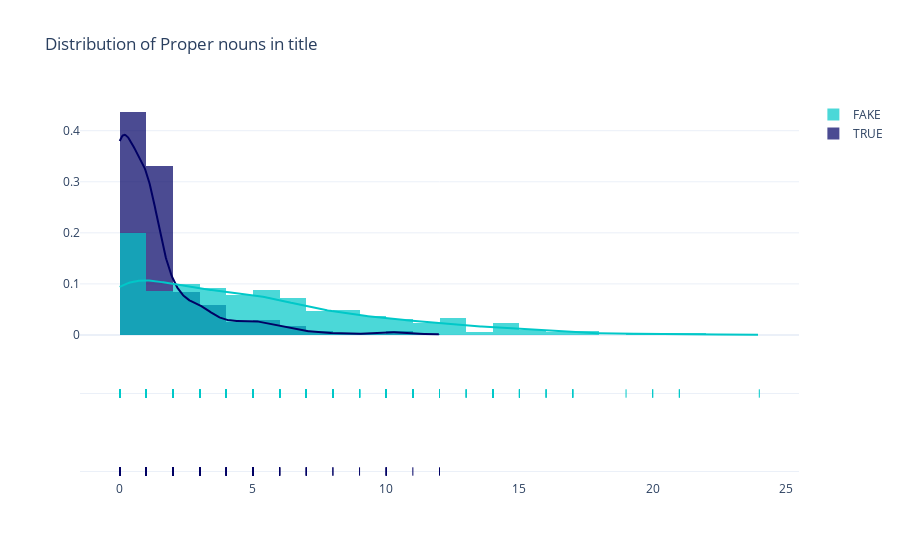

Source (notebook cell):
### Code cell
x1 = df.loc[df['label']=='TRUE']['NNP_title']
x2 = df.loc[df['label'] == 'FAKE']['NNP_title']

group_labels = ['TRUE', 'FAKE']

colors = ['rgb(0, 0, 100)', 'rgb(0, 200, 200)']

fig = ff.create_distplot(
    [x1, x2], group_labels,colors=colors)

fig.update_layout(title_text='Distribution of Proper nouns in title', template="plotly_white")
fig.show()

### Figure 1 — Plotly figure (JSON) as saved in the notebook; plotly's stock layout.template omitted (floating-point values rounded to 4 significant figures; data arrays with more than 128 entries replaced by an {"elided": "..."} marker saying what was removed)
{"data": [{"autobinx": false, "histnorm": "probability density", "legendgroup": "TRUE", "marker": {"color": "rgb(0, 0, 100)"}, "name": "TRUE", "opacity": 0.7, "type": "histogram", "x": {"elided": "586 int values"}, "xaxis": "x", "xbins": {"end": 12, "size": 1, "start": 0}, "yaxis": "y"}, {"autobinx": false, "histnorm": "probability density", "legendgroup": "FAKE", "marker": {"color": "rgb(0, 200, 200)"}, "name": "FAKE", "opacity": 0.7, "type": "histogram", "x": {"elided": "578 int values"}, "xaxis": "x", "xbins": {"end": 24, "size": 1, "start": 0}, "yaxis": "y"}, {"legendgroup": "TRUE", "marker": {"color": "rgb(0, 0, 100)"}, "mode": "lines", "name": "TRUE", "showlegend": false, "type": "scatter", "x": {"elided": "500 float values"}, "xaxis": "x", "y": {"elided": "500 float values"}, "yaxis": "y"}, {"legendgroup": "FAKE", "marker": {"color": "rgb(0, 200, 200)"}, "mode": "lines", "name": "FAKE", "showlegend": false, "type": "scatter", "x": {"elided": "500 float values"}, "xaxis": "x", "y": {"elided": "500 float values"}, "yaxis": "y"}, {"legendgroup": "TRUE", "marker": {"color": "rgb(0, 0, 100)", "symbol": "line-ns-open"}, "mode": "markers", "name": "TRUE", "showlegend": false, "type": "scatter", "x": {"elided": "586 int values"}, "xaxis": "x", "y": {"elided": "586 str values"}, "yaxis": "y2"}, {"legendgroup": "FAKE", "marker": {"color": "rgb(0, 200, 200)", "symbol": "line-ns-open"}, "mode": "markers", "name": "FAKE", "showlegend": false, "type": "scatter", "x": {"elided": "578 int values"}, "xaxis": "x", "y": {"elided": "578 str values"}, "yaxis": "y2"}], "layout": {"barmode": "overlay", "hovermode": "closest", "legend": {"traceorder": "reversed"}, "title": {"text": "Distribution of Proper nouns in title"}, "xaxis": {"anchor": "y2", "domain": [0, 1], "zeroline": false}, "yaxis": {"anchor": "free", "domain": [0.35, 1], "position": 0}, "yaxis2": {"anchor": "x", "domain": [0, 0.25], "dtick": 1, "showticklabels": false}}}
